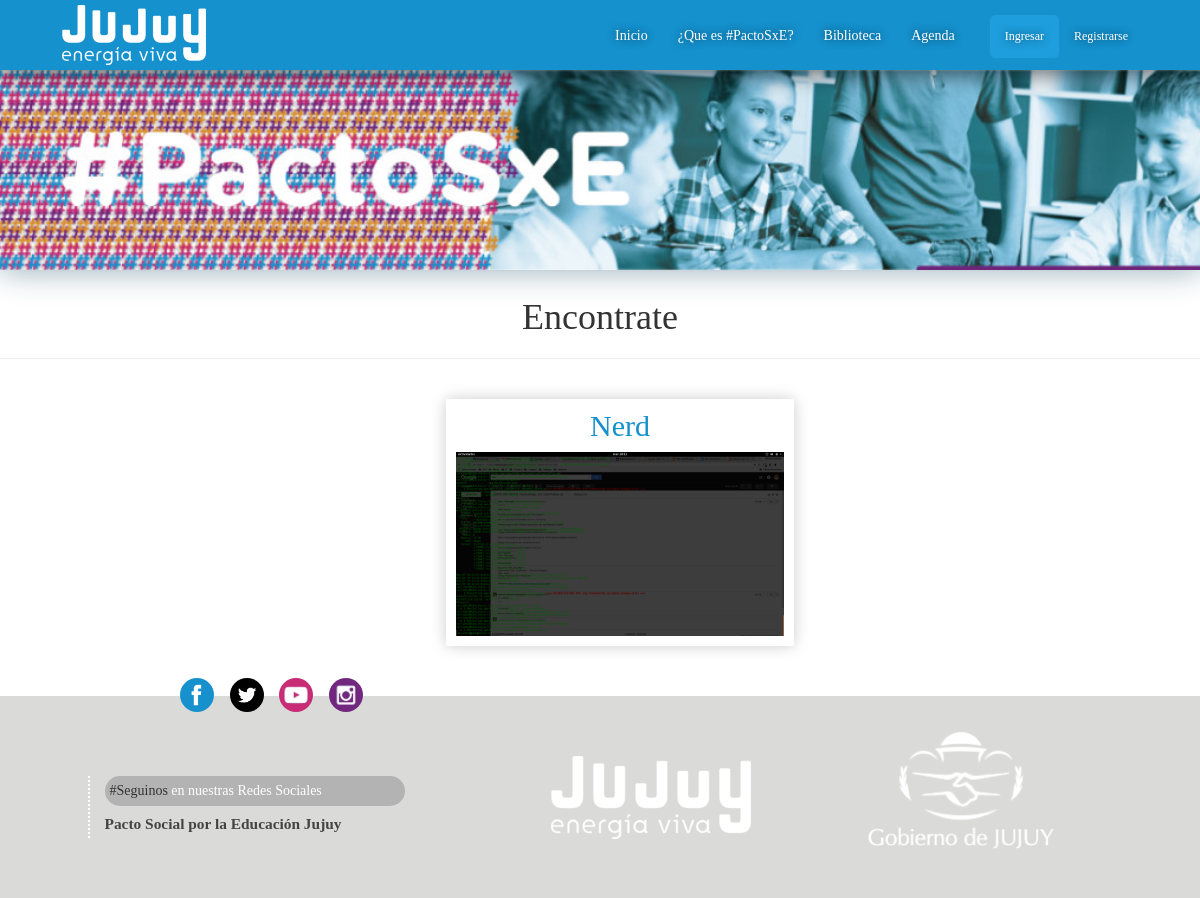
Screenshot of /encontrate/ with the database file from the repository.
### encontrate/models.py (models this page shows, shortened)
class Album(models.Model):
    nombre = models.CharField('Titulo', max_length=200)
    descripcion = models.TextField()
    portada = models.FileField(upload_to='fotos/')
    pub_date = models.DateTimeField('Fecha de Publicacion', default=timezone.now)

### encontrate/views.py (the view)
# urls.py: path('', views.encontrate, name='encontrate'),
def encontrate(request):
    albums = Album.objects.all()
    return render(request, 'encontrate.html', {'albums' :albums})

### encontrate/templates/encontrate.html
{% extends 'base.html' %}
{% block content %}
<div class="encontrate">
    <h1>Encontrate</h1>
    <hr>
    <ul>
            {% for album in albums %}
            <li>
                <a href="/encontrate/{{ album.id }}">
                    <h2>{{ album.nombre }}</h2>
                    <img src="/archivos/{{ album.portada }}" >
                </a>
            </li>
            {% endfor %}
        </ul>
</div>
{% endblock %}

### static/css/style.css (style rules this page uses)
body { background: white; overflow-x: hidden; font-family: Archia; padding-top: 70px; }
.encontrate { margin-bottom: 30px; }
.encontrate h1 { text-align: center; }
.encontrate ul { list-style: none; padding-top: 20px; text-align: center; }
.encontrate ul li { text-align: center; display: inline-block; width: auto; box-shadow: 0px 0px 15px #ccc; width: 30%; max-width: 400px; padding: 10px; border-radius: 2px; }
.encontrate ul li h2 { margin-top: 0px; color: #1591cd; }
.encontrate ul li img { width: 100%; }

### rows the page displays
Album: nombre "Nerd", portada (picture)
